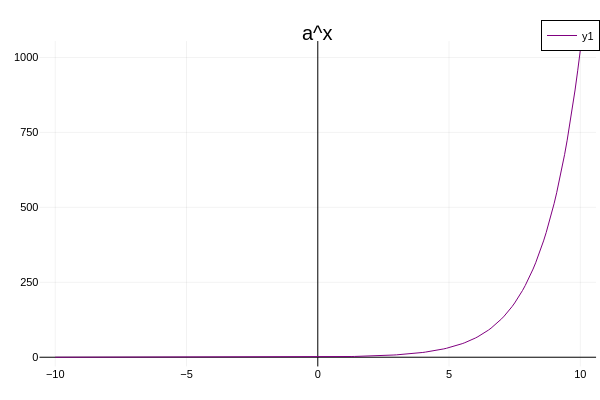

The notebook cell saved with this chart:
### Markdown cell above
#### f = a^x (LATEX) a>1 (LATEX)

### Code cell
x = -10:0.1:10
f(x) = 2^x

plot(x,f,color=:purple, framestyle=:zerolines, title="a^x")

### Figure 1 — Plotly figure (JSON) as saved in the notebook; plotly's stock layout.template omitted (floating-point values rounded to 4 significant figures; data arrays with more than 128 entries replaced by an {"elided": "..."} marker saying what was removed)
{"data": [{"colorbar": {"len": 0.9039, "title": "", "x": 0.9934, "y": 0.4896}, "legendgroup": "y1", "line": {"color": "rgba(128, 0, 128, 1.000)", "dash": "solid", "shape": "linear", "width": 1}, "mode": "lines", "name": "y1", "showlegend": true, "type": "scatter", "x": {"elided": "201 float values"}, "xaxis": "x", "y": {"elided": "201 float values"}, "yaxis": "y"}], "layout": {"annotations": [{"font": {"color": "rgba(0, 0, 0, 1.000)", "family": "sans-serif", "size": 20}, "rotation": 0, "showarrow": false, "text": "a^x", "x": 0.5296, "xanchor": "center", "xref": "paper", "y": 1, "yanchor": "top", "yref": "paper"}], "height": 400, "legend": {"bgcolor": "rgba(255, 255, 255, 1.000)", "bordercolor": "rgba(0, 0, 0, 1.000)", "borderwidth": 1, "font": {"color": "rgba(0, 0, 0, 1.000)", "family": "sans-serif", "size": 11}, "title": {"font": {"color": "rgba(0, 0, 0, 1.000)", "family": "sans-serif", "size": 15}, "text": ""}, "tracegroupgap": 0, "traceorder": "normal", "x": 1, "xanchor": "auto", "y": 1, "yanchor": "auto"}, "margin": {"b": 20, "l": 0, "r": 0, "t": 20}, "paper_bgcolor": "rgba(255, 255, 255, 1.000)", "plot_bgcolor": "rgba(255, 255, 255, 1.000)", "showlegend": true, "width": 600, "xaxis": {"anchor": "y", "domain": [0.06582, 0.9934], "gridcolor": "rgba(0, 0, 0, 0.100)", "gridwidth": 0.5, "linecolor": "rgba(0, 0, 0, 1.000)", "mirror": false, "range": [-10.6, 10.6], "showgrid": true, "showline": false, "showticklabels": true, "tickangle": 0, "tickcolor": "rgba(0, 0, 0, 0.000)", "tickfont": {"color": "rgba(0, 0, 0, 1.000)", "family": "sans-serif", "size": 11}, "tickmode": "array", "ticks": "inside", "ticktext": ["−10", "−5", "0", "5", "10"], "tickvals": [-10, -5, 0, 5, 10], "title": "", "titlefont": {"color": "rgba(0, 0, 0, 1.000)", "family": "sans-serif", "size": 15}, "type": "-", "visible": true, "zeroline": true, "zerolinecolor": "rgba(0, 0, 0, 1.000)"}, "yaxis": {"anchor": "x", "domain": [0.03762, 0.9415], "gridcolor": "rgba(0, 0, 0, 0.100)", "gridwidth": 0.5, "linecolor": "rgba(0, 0, 0, 1.000)", "mirror": false, "range": [-30.72, 1055.0], "showgrid": true, "showline": false, "showticklabels": true, "tickangle": 0, "tickcolor": "rgba(0, 0, 0, 0.000)", "tickfont": {"color": "rgba(0, 0, 0, 1.000)", "family": "sans-serif", "size": 11}, "tickmode": "array", "ticks": "inside", "ticktext": ["0", "250", "500", "750", "1000"], "tickvals": [0, 250, 500, 750, 1000], "title": "", "titlefont": {"color": "rgba(0, 0, 0, 1.000)", "family": "sans-serif", "size": 15}, "type": "-", "visible": true, "zeroline": true, "zerolinecolor": "rgba(0, 0, 0, 1.000)"}}}
